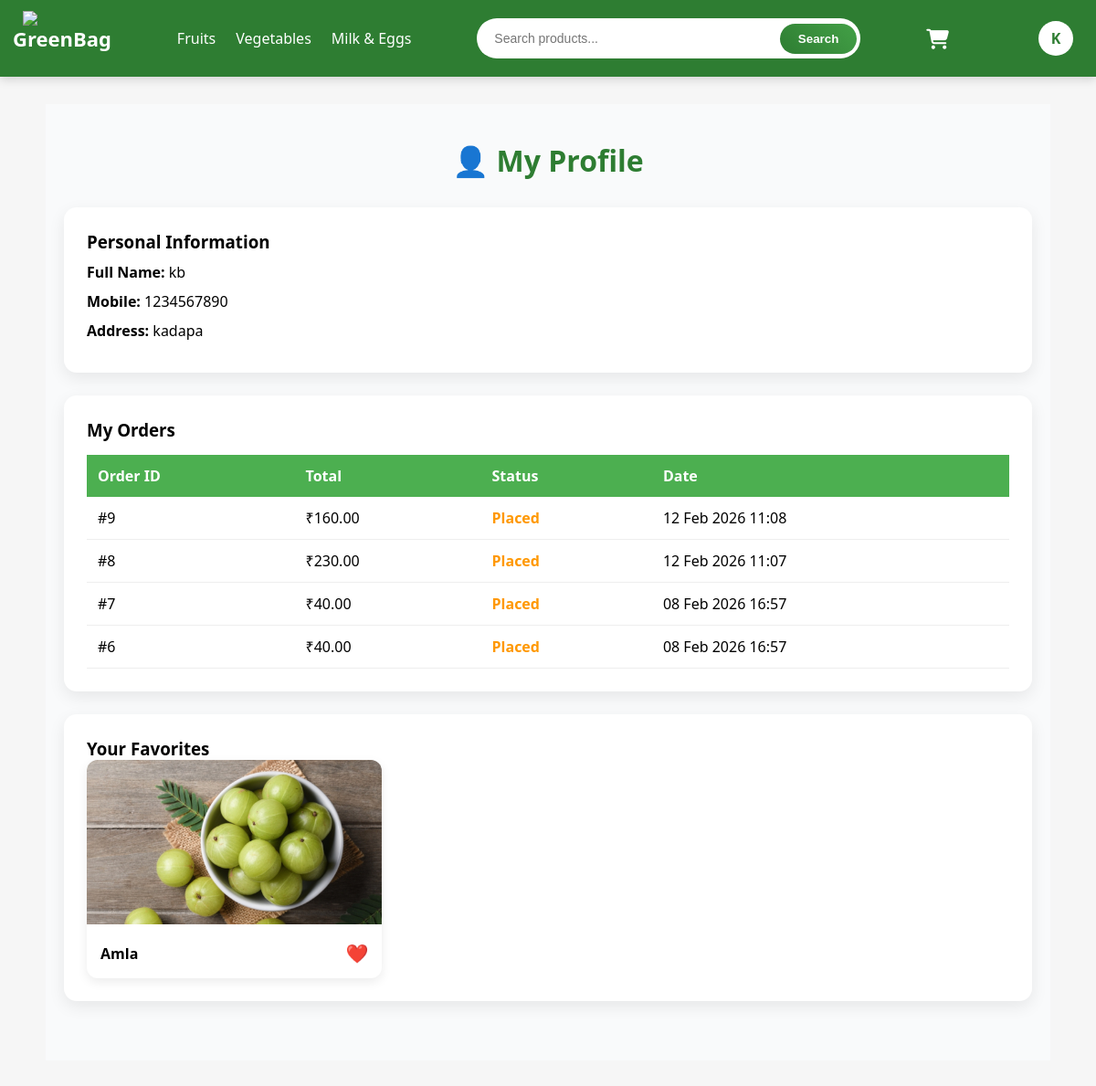
Screenshot of /profile/ (signed in) with the database file from the repository.
### bag/models.py (models this page shows, shortened)
class Profile(models.Model):
    user = models.OneToOneField(User, on_delete=models.CASCADE)
    full_name = models.CharField(max_length=100, blank=True)
    phone = models.CharField(max_length=15, blank=True)
    address = models.TextField(blank=True)
    avatar = models.ImageField(upload_to='avatars/', default='avatars/default.png')

class Order(models.Model):
    user = models.ForeignKey(User, on_delete=models.CASCADE)
    full_name = models.CharField(max_length=100)
    phone = models.CharField(max_length=15)
    address = models.TextField()
    payment_method = models.CharField(
        max_length=20,
        choices=[
            ('COD', 'Cash on Delivery'),
            ('ONLINE', 'Online Payment')
        ]
    )
    total_amount = models.DecimalField(max_digits=10, decimal_places=2)
    created_at = models.DateTimeField(auto_now_add=True)
    status = models.CharField(max_length=20, default="Placed")

class Product(models.Model):
    category = models.ForeignKey(Category, on_delete=models.CASCADE, related_name='products')
    name = models.CharField(max_length=200)
    description = models.TextField(blank=True)
    price = models.DecimalField(max_digits=8, decimal_places=2)
    stock = models.IntegerField()
    image = models.ImageField(upload_to='products/')

### bag/views.py (the view)
# urls.py: path('profile/', profile_view, name='profile'),
@login_required
def profile_view(request):
    profile, created = Profile.objects.get_or_create(user=request.user)
    orders = Order.objects.filter(user=request.user).order_by('-created_at')
    favorites = Product.objects.filter(
        favorited_by__user=request.user
    )
    return render(request, 'bag/profile.html', {
        'profile': profile,
        'orders': orders,
        'favorites': favorites
    })

### bag/context_processors.py (called while the page is built)
def cart_count(request):
    cart = request.session.get('cart', {})
    return {
        'cart_count': sum(cart.values())
    }

### bag/templates/bag/profile.html
{% extends 'bag/base.html' %}
{% load static %}
{% block extra_css %}
<link rel="stylesheet" href="{% static 'bag/css/profile.css' %}">
{% endblock %}
{% block content %}
<div class="profile-page">
    <h2 class="profile-title">👤 My Profile</h2>
    <div class="profile-details card">
        <h3>Personal Information</h3>
        <p><strong>Full Name:</strong> {{ profile.full_name|default:"Not provided" }}</p>
        <p><strong>Mobile:</strong> {{ profile.phone|default:"Not provided" }}</p>
        <p><strong>Address:</strong> {{ profile.address|default:"Not provided" }}</p>
    </div>
    <div class="orders card">
        <h3>My Orders</h3>
        {% if orders %}
        <div class="table-wrapper">
            <table>
                <thead>
                    <tr>
                        <th>Order ID</th>
                        <th>Total</th>
                        <th>Status</th>
                        <th>Date</th>
                    </tr>
                </thead>
                <tbody>
                    {% for order in orders %}
                    <tr>
                        <td>#{{ order.id }}</td>
                        <td>₹{{ order.total_amount }}</td>
                        <td class="status">{{ order.status }}</td>
                        <td>{{ order.created_at|date:"d M Y H:i" }}</td>
                    </tr>
                    {% endfor %}
                </tbody>
            </table>
        </div>
        {% else %}
        <p>You have no orders yet.</p>
        {% endif %}
    </div>
    <div class="favorites-section card">
        <h3>Your Favorites</h3>
        {% if favorites %}
        <div class="favorite-products">
            {% for product in favorites %}
            <div class="product-card">
                <img src="{{ product.image.url }}" alt="{{ product.name }}">
                <div class="product-info">
                    <h4>{{ product.name }}</h4>
                    <button class="fav-btn" data-id="{{ product.id }}">❤️</button>
                </div>
            </div>
            {% endfor %}
        </div>
        {% else %}
        <p>No favorite items yet.</p>
        {% endif %}
    </div>
</div>
{% endblock %}

### bag/templates/bag/base.html (shortened to what this page needs)
{% load static %}
<!DOCTYPE html>
<html>
<head>
    <link rel="stylesheet" href="{% static 'bag/css/base_navbar.css' %}">
    {% block extra_css %}{% endblock %}
    <link rel="stylesheet"
    href="https://cdnjs.cloudflare.com/ajax/libs/font-awesome/6.5.1/css/all.min.css">
</head>
<body>
<nav class="navbar">
    <div class="logo">
        <a href="{% url 'index' %}">
            <img src="{% static 'bag/images/logo.png' %}">
            <h2>GreenBag</h2>
        </a>
    </div>
    <div class="nav-links">
        <a href="{% url 'fruits' %}">Fruits</a>
        <a href="{% url 'vegetables' %}">Vegetables</a>
        <a href="{% url 'milk' %}">Milk & Eggs</a>
    </div>
    <form method="GET" action="{% url 'search' %}" class="search-form">
        <input type="text" name="q" placeholder="Search products...">
        <button type="submit">Search</button>
    </form>
    <div class="nav-right">
        <a href="{% url 'view_cart' %}" class="cart-icon">
            <i class="fa-solid fa-cart-shopping"></i>
        </a>
        <div class="profile">
            <div class="profile-circle">
                {% if user.is_authenticated %}
                    {{ user.username|slice:":1"|upper }}
                {% else %}
                    ?
                {% endif %}
            </div>
        </div>
    </div>
</nav>
<div class="content">
    {% block content %}{% endblock %}
</div>
</body>
</html>

### bag/static/bag/css/base_navbar.css (style rules this page uses)
* { margin:0; padding:0; box-sizing:border-box; }
body { font-family: 'Segoe UI', Arial, sans-serif; background:#f6f6f6; }
.content { width:92%; max-width:1200px; margin:30px auto; }
.navbar { background:#2e7d32; padding:12px 25px; display:flex; align-items:center; justify-content:space-between; flex-wrap:wrap; gap:15px; box-shadow:0 3px 10px rgba(0,0,0,0.15); }
.logo a { display:flex; align-items:center; text-decoration:none; }
.logo img { height:60px; margin-right: -35px; }
.logo h2 { color:white; margin-left:8px; font-size:22px; }
.nav-links { display:flex; gap:22px; }
.nav-links a { color:white; text-decoration:none; font-weight:500; position:relative; }
.nav-links a::after { content:""; position:absolute; bottom:-5px; left:0; width:0%; height:2px; background:#c8facc; transition:.3s; }
.search-form { flex:1; max-width:420px; display:flex; align-items:center; background:white; border-radius:30px; padding:4px; overflow:hidden; }
.search-form input { flex:1; border:none; outline:none; padding:10px 15px; font-size:14px; }
.search-form button { border:none; padding:9px 20px; border-radius:25px; background:linear-gradient(45deg,#2e7d32,#43a047); color:white; cursor:pointer; font-weight:600; }
.nav-right { display:flex; align-items:center; gap:18px; }
.cart-icon { position:relative; color:white; font-size:22px; text-decoration:none; margin-right: 50px; }
.profile { position:relative; }
.profile-circle { width:38px; height:38px; border-radius:50%; background:white; color:#2e7d32; display:flex; align-items:center; justify-content:center; font-weight:bold; cursor:pointer; margin-left: 30px; }

### bag/static/bag/css/profile.css (style rules this page uses)
.profile-page { max-width: 1100px; margin: auto; padding: 40px 20px; background: #f9fafb; }
.profile-title { text-align: center; font-size: 32px; color: #2e7d32; margin-bottom: 30px; }
.card { background: #fff; padding: 25px; border-radius: 14px; margin-bottom: 25px; box-shadow: 0 6px 18px rgba(0,0,0,0.08); }
.profile-details p { margin: 10px 0; font-size: 16px; }
.table-wrapper { overflow-x: auto; }
table { width: 100%; border-collapse: collapse; margin-top: 15px; }
th { background: #4CAF50; color: white; padding: 12px; text-align: left; }
td { padding: 12px; border-bottom: 1px solid #eee; }
.status { font-weight: bold; color: #ff9800; }
.favorite-products { display: grid; grid-template-columns: repeat(3, 1fr); gap: 20px; }
.product-card { background: #fff; border-radius: 12px; overflow: hidden; transition: 0.3s; box-shadow: 0 4px 12px rgba(0,0,0,0.08); }
.product-card img { width: 100%; height: 180px; object-fit: cover; }
.product-info { display: flex; justify-content: space-between; align-items: center; padding: 15px; }
.product-info h4 { font-size: 16px; }
.fav-btn { border: none; background: none; font-size: 20px; cursor: pointer; }

### rows the page displays
Profile: full_name "kb", phone "1234567890", address "kadapa"
Order: id "9", total_amount "160.00", status "Placed", created_at "12 Feb 2026 11:08"
Order: id "8", total_amount "230.00", status "Placed", created_at "12 Feb 2026 11:07"
Order: id "7", total_amount "40.00", status "Placed", created_at "08 Feb 2026 16:57"
Order: id "6", total_amount "40.00", status "Placed", created_at "08 Feb 2026 16:57"
Product: image (picture), name "Amla"

### other values shown
{{ user.username|slice:":1"|upper }} "K"
